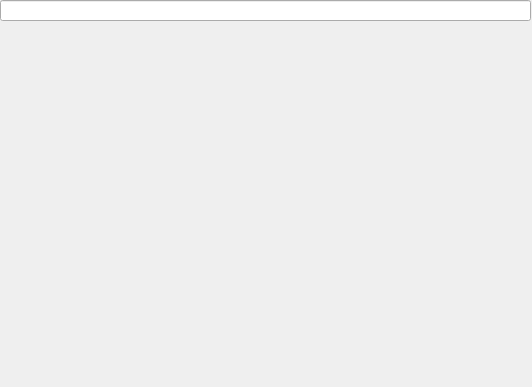
<?xml version="1.0" encoding="UTF-8"?>
<ui version="4.0">
 <class>Dialog</class>
 <widget class="QDialog" name="Dialog">
  <property name="geometry">
   <rect>
    <x>0</x>
    <y>0</y>
    <width>532</width>
    <height>387</height>
   </rect>
  </property>
  <property name="windowTitle">
   <string>Dialog</string>
  </property>
  <widget class="QWidget" name="widget" native="true">
   <property name="geometry">
    <rect>
     <x>0</x>
     <y>0</y>
     <width>531</width>
     <height>381</height>
    </rect>
   </property>
   <widget class="QLineEdit" name="lineEdit">
    <property name="geometry">
     <rect>
      <x>0</x>
      <y>0</y>
      <width>531</width>
      <height>21</height>
     </rect>
    </property>
    <property name="sizePolicy">
     <sizepolicy hsizetype="Maximum" vsizetype="Ignored">
      <horstretch>0</horstretch>
      <verstretch>0</verstretch>
     </sizepolicy>
    </property>
    <property name="alignment">
     <set>Qt::AlignCenter</set>
    </property>
   </widget>
  </widget>
 </widget>
 <resources/>
 <connections/>
</ui>
